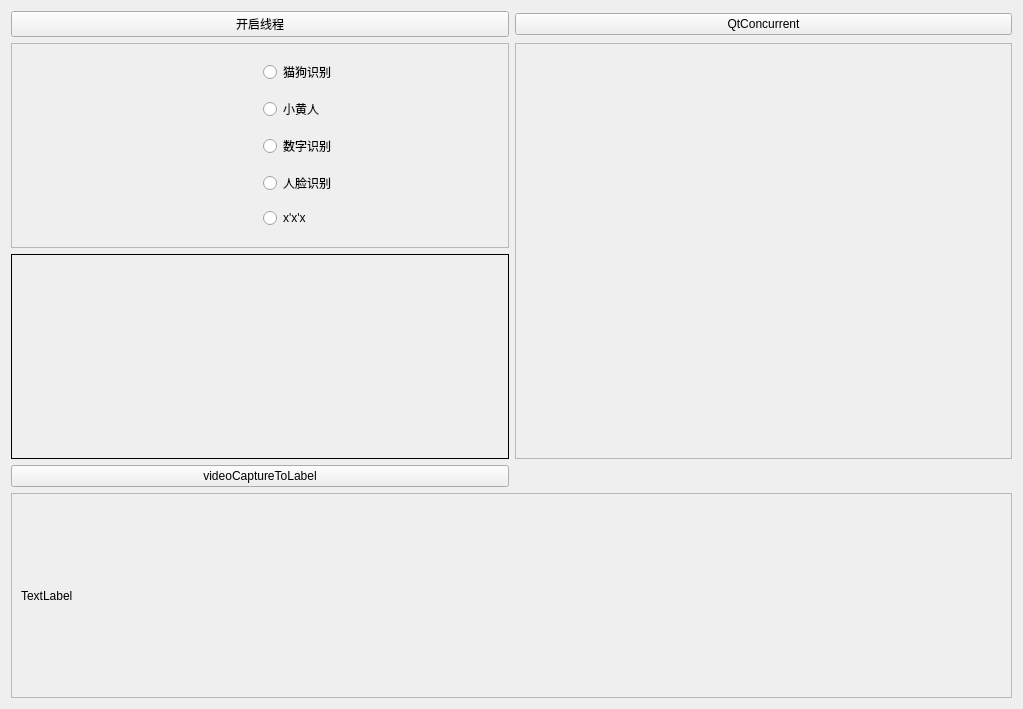
<?xml version="1.0" encoding="UTF-8"?>
<ui version="4.0">
 <class>Widget</class>
 <widget class="QWidget" name="Widget">
  <property name="geometry">
   <rect>
    <x>0</x>
    <y>0</y>
    <width>1023</width>
    <height>709</height>
   </rect>
  </property>
  <property name="windowTitle">
   <string>Widget</string>
  </property>
  <layout class="QGridLayout" name="gridLayout">
   <item row="0" column="1">
    <widget class="QPushButton" name="pushButton_2">
     <property name="text">
      <string>QtConcurrent</string>
     </property>
    </widget>
   </item>
   <item row="0" column="0">
    <widget class="QPushButton" name="pushButton">
     <property name="text">
      <string>开启线程</string>
     </property>
    </widget>
   </item>
   <item row="1" column="1" rowspan="2">
    <widget class="QFrame" name="frame_4">
     <property name="frameShape">
      <enum>QFrame::StyledPanel</enum>
     </property>
     <property name="frameShadow">
      <enum>QFrame::Plain</enum>
     </property>
     <layout class="QGridLayout" name="gridLayout_5"/>
    </widget>
   </item>
   <item row="1" column="0">
    <widget class="QFrame" name="frame_2">
     <property name="frameShape">
      <enum>QFrame::StyledPanel</enum>
     </property>
     <property name="frameShadow">
      <enum>QFrame::Plain</enum>
     </property>
     <layout class="QGridLayout" name="gridLayout_4">
      <item row="3" column="1">
       <widget class="QRadioButton" name="radioButton_5">
        <property name="text">
         <string>人脸识别</string>
        </property>
       </widget>
      </item>
      <item row="0" column="1">
       <widget class="QRadioButton" name="radioButton">
        <property name="text">
         <string>猫狗识别</string>
        </property>
       </widget>
      </item>
      <item row="2" column="1">
       <widget class="QRadioButton" name="radioButton_4">
        <property name="text">
         <string>数字识别</string>
        </property>
       </widget>
      </item>
      <item row="4" column="1">
       <widget class="QRadioButton" name="radioButton_2">
        <property name="text">
         <string>x'x'x</string>
        </property>
       </widget>
      </item>
      <item row="1" column="1">
       <widget class="QRadioButton" name="radioButton_3">
        <property name="text">
         <string>小黄人</string>
        </property>
       </widget>
      </item>
      <item row="0" column="0" rowspan="5">
       <widget class="DragUrlModule" name="widget_2" native="true"/>
      </item>
     </layout>
    </widget>
   </item>
   <item row="4" column="0" colspan="2">
    <widget class="QFrame" name="frame_3">
     <property name="frameShape">
      <enum>QFrame::StyledPanel</enum>
     </property>
     <property name="frameShadow">
      <enum>QFrame::Plain</enum>
     </property>
     <layout class="QGridLayout" name="gridLayout_3">
      <item row="0" column="0">
       <widget class="QLabel" name="label">
        <property name="text">
         <string>TextLabel</string>
        </property>
       </widget>
      </item>
     </layout>
    </widget>
   </item>
   <item row="2" column="0">
    <widget class="QFrame" name="frame">
     <property name="frameShape">
      <enum>QFrame::Panel</enum>
     </property>
     <property name="frameShadow">
      <enum>QFrame::Plain</enum>
     </property>
     <layout class="QGridLayout" name="gridLayout_2">
      <item row="0" column="0">
       <widget class="DragUrlWidget" name="widget" native="true">
        <property name="sizePolicy">
         <sizepolicy hsizetype="Ignored" vsizetype="Ignored">
          <horstretch>0</horstretch>
          <verstretch>0</verstretch>
         </sizepolicy>
        </property>
       </widget>
      </item>
     </layout>
    </widget>
   </item>
   <item row="3" column="0">
    <widget class="QPushButton" name="pushButton_3">
     <property name="text">
      <string>videoCaptureToLabel</string>
     </property>
    </widget>
   </item>
  </layout>
 </widget>
 <customwidgets>
  <customwidget>
   <class>DragUrlWidget</class>
   <extends>QWidget</extends>
   <header location="global">DragUrlWidget.h</header>
   <container>1</container>
  </customwidget>
  <customwidget>
   <class>DragUrlModule</class>
   <extends>QWidget</extends>
   <header location="global">DragUrlModule.h</header>
   <container>1</container>
  </customwidget>
 </customwidgets>
 <resources/>
 <connections/>
</ui>
